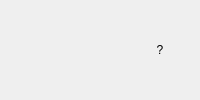
       <widget class="QWidget" name="widget" native="true">
        <property name="sizePolicy">
         <sizepolicy hsizetype="Preferred" vsizetype="Fixed">
          <horstretch>0</horstretch>
          <verstretch>0</verstretch>
         </sizepolicy>
        </property>
        <layout class="QHBoxLayout" name="horizontalLayout_2">
         <property name="leftMargin">
          <number>0</number>
         </property>
         <property name="topMargin">
          <number>0</number>
         </property>
         <property name="rightMargin">
          <number>0</number>
         </property>
         <property name="bottomMargin">
          <number>0</number>
         </property>
         <item>
          <widget class="QPushButton" name="BtnOutputView2">
           <property name="enabled">
            <bool>true</bool>
           </property>
           <property name="sizePolicy">
            <sizepolicy hsizetype="Fixed" vsizetype="Fixed">
             <horstretch>0</horstretch>
             <verstretch>0</verstretch>
            </sizepolicy>
           </property>
           <property name="toolTip">
            <string>Show Debug Trace</string>
           </property>
           <property name="text">
            <string/>
           </property>
           <property name="icon">
            <iconset resource="../rtkconv_qt/rtkconv_qt.qrc">
             <normaloff>:/buttons/doc.bmp</normaloff>:/buttons/doc.bmp</iconset>
           </property>
           <property name="flat">
            <bool>true</bool>
           </property>
          </widget>
         </item>
         <item>
          <widget class="QPushButton" name="BtnOutputView1">
           <property name="enabled">
            <bool>true</bool>
           </property>
           <property name="sizePolicy">
            <sizepolicy hsizetype="Fixed" vsizetype="Fixed">
             <horstretch>0</horstretch>
             <verstretch>0</verstretch>
            </sizepolicy>
           </property>
           <property name="toolTip">
            <string>Show Stat File</string>
           </property>
           <property name="text">
            <string/>
           </property>
           <property name="icon">
            <iconset resource="../rtkconv_qt/rtkconv_qt.qrc">
             <normaloff>:/buttons/sqr.bmp</normaloff>:/buttons/sqr.bmp</iconset>
           </property>
           <property name="flat">
            <bool>true</bool>
           </property>
          </widget>
         </item>
         <item>
          <widget class="QLabel" name="Message">
           <property name="enabled">
            <bool>true</bool>
           </property>
           <property name="palette">
            <palette>
             <active>
              <colorrole role="WindowText">
               <brush brushstyle="SolidPattern">
                <color alpha="255">
                 <red>128</red>
                 <green>128</green>
                 <blue>128</blue>
                </color>
               </brush>
              </colorrole>
             </active>
             <inactive>
              <colorrole role="WindowText">
               <brush brushstyle="SolidPattern">
                <color alpha="255">
                 <red>128</red>
                 <green>128</green>
                 <blue>128</blue>
                </color>
               </brush>
              </colorrole>
             </inactive>
             <disabled>
              <colorrole role="WindowText">
               <brush brushstyle="SolidPattern">
                <color alpha="255">
                 <red>128</red>
                 <green>128</green>
                 <blue>128</blue>
                </color>
               </brush>
              </colorrole>
             </disabled>
            </palette>
           </property>
           <property name="toolTip">
            <string/>
           </property>
           <property name="text">
            <string/>
           </property>
           <property name="alignment">
            <set>Qt::AlignCenter</set>
           </property>
          </widget>
         </item>
         <item>
          <widget class="QPushButton" name="BtnAbout">
           <property name="enabled">
            <bool>true</bool>
           </property>
           <property name="sizePolicy">
            <sizepolicy hsizetype="Fixed" vsizetype="Fixed">
             <horstretch>0</horstretch>
             <verstretch>0</verstretch>
            </sizepolicy>
           </property>
           <property name="palette">
            <palette>
             <active>
              <colorrole role="WindowText">
               <brush brushstyle="SolidPattern">
                <color alpha="255">
                 <red>128</red>
                 <green>128</green>
                 <blue>128</blue>
                </color>
               </brush>
              </colorrole>
             </active>
             <inactive>
              <colorrole role="WindowText">
               <brush brushstyle="SolidPattern">
                <color alpha="255">
                 <red>128</red>
                 <green>128</green>
                 <blue>128</blue>
                </color>
               </brush>
              </colorrole>
             </inactive>
             <disabled>
              <colorrole role="WindowText">
               <brush brushstyle="SolidPattern">
                <color alpha="255">
                 <red>128</red>
                 <green>128</green>
                 <blue>128</blue>
                </color>
               </brush>
              </colorrole>
             </disabled>
            </palette>
           </property>
           <property name="toolTip">
            <string/>
           </property>
           <property name="text">
            <string>?</string>
           </property>
           <property name="flat">
            <bool>true</bool>
           </property>
          </widget>
         </item>
        </layout>
       </widget>
